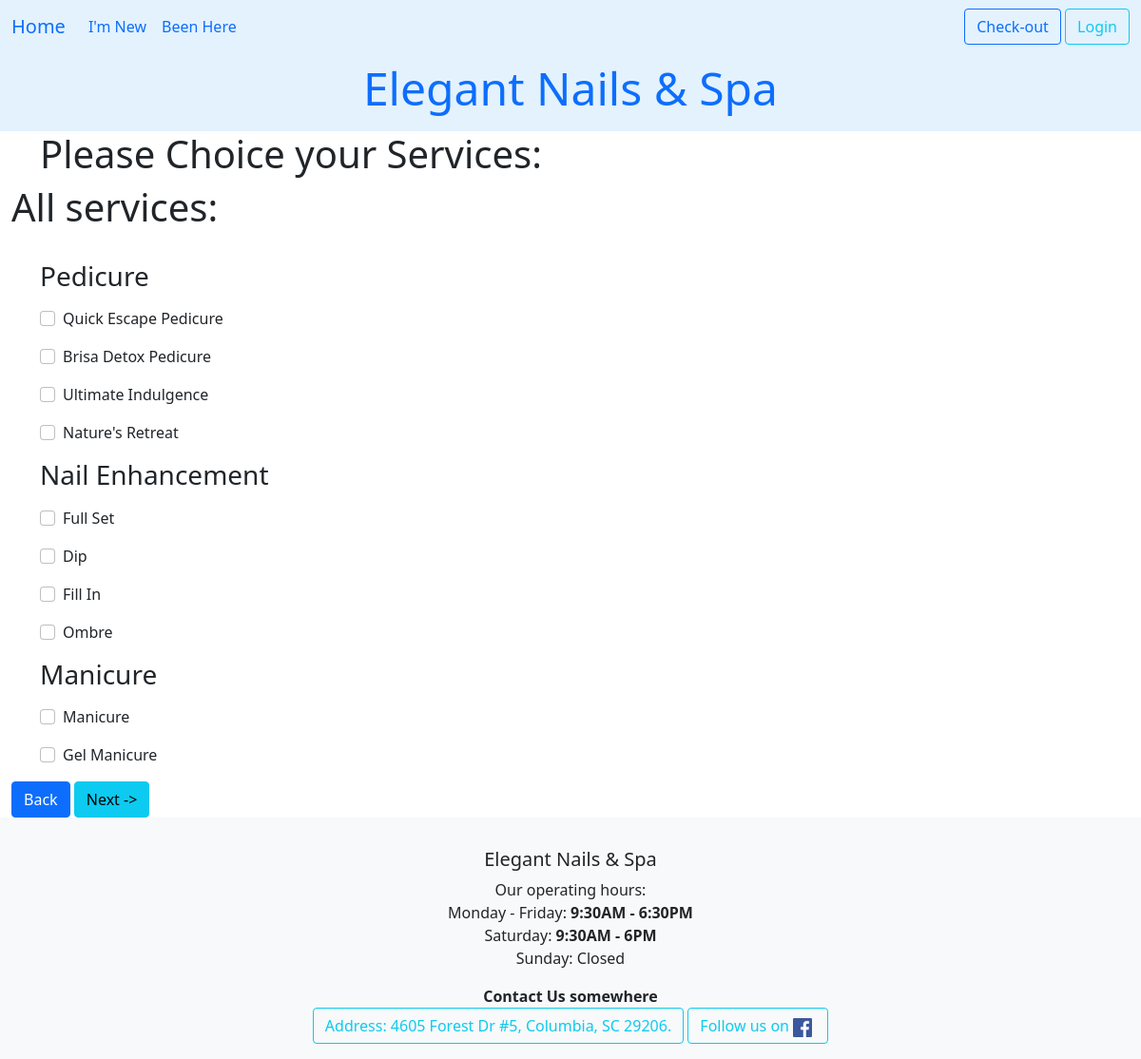
The app's page /dathen/services_choice/ with its own data.
### ledger/models.py (models this page shows, shortened)
class Service(models.Model):
    class Category(models.TextChoices):
        nail = "Nail Enhancement"
        mani = "Manicure"
        pedi = "Pedicure"
        wax = "Wax"
        yfix = "YFix"
    service = models.CharField(max_length=30)
    price = models.FloatField(validators=[MinValueValidator(0.0)])
    time_perform = models.DurationField(default=timezone.timedelta(minutes=45))
    description = models.CharField(max_length=800, null=True, blank=True)
    owner = models.ForeignKey(settings.AUTH_USER_MODEL, on_delete=models.CASCADE)
    category = models.CharField(choices=Category.choices, max_length=20, default=Category.nail, help_text="Choose one of the categories.")
    stripe_product_id = models.CharField(max_length=100, null=True, blank=True)
    def __str__(self) -> str:
        return self.service
    class Meta:
        unique_together = ('service','price')
        ordering = ['category']

### datHen/views.py (the view)
# urls.py: path('services_choice/', views.ChoiceServicesView.as_view(), name='service_choice' ),
class ChoiceServicesView(View):
    template = 'datHen/services_choice.html'
    def get(self, request):
        serviceForm = ServicesChoiceForm(request.GET)
        request.session['date'] = request.GET.get('day_comes')
        cont = {
            'form': serviceForm
        }
        return render(request, self.template, cont)

### datHen/forms.py
class ServicesChoiceForm(forms.Form):
    dichvu = forms.ModelMultipleChoiceField(queryset=service_queryset.order_by('category'),
                                              widget=forms.CheckboxSelectMultiple,
                                              label = "")

### datHen/templates/datHen/services_choice.html (shortened to what this page needs)
{% extends 'base.html' %}
{% load crispy_forms_tags %}
{% block heading %}
    <h1 class='title'>Please Choice your Services:</h1>
{% endblock heading %}
{% block content %}
    <h1>All services:</h1>
    <form action="{% url 'datHen:third_step' %}" method='get' id="ser_item">
        <div class="table-responsive">
            <div class="container mt-4">
                <h3>Pedicure</h3>
                {% for choice in form.dichvu.field.queryset %}
                    {% if choice.category == "Pedicure" %}
                    <p class="card-text">
                        <div class="form-check">
                            <label class="form-check-label">
                                <input type="checkbox" name="dichvu" value="{{ choice.id }}" class="form-check-input">
                                {{ choice | title }}
                            </label>
                        </div>
                        </p>{% endif %}
                        {% endfor %}
                        <h3>Nail Enhancement</h3>
                        {% for choice in form.dichvu.field.queryset %}
                        {% if choice.category == "Nail Enhancement" %}
                        <p class="card-text">
                            <div class="form-check">
                                <label class="form-check-label">
                                    <input type="checkbox" name="dichvu" value="{{ choice.id }}" class="form-check-input">
                                    {{ choice | title }}
                                </label>
                            </div>
                            </p>{% endif %}
                            {% endfor %}
                            <h3>Manicure</h3>
                            {% for choice in form.dichvu.field.queryset %}
                            {% if choice.category == "Manicure" %}
                        <p class="card-text">
                            <div class="form-check">
                                <label class="form-check-label">
                                    <input type="checkbox" name="dichvu" value="{{ choice.id }}" class="form-check-input">
                                    {{ choice | title }}
                                </label>
                            </div>
                            </p>
                            {% endif %}
                            {% endfor %}
            </div>
              <input type='submit' onclick="window.location='{% url "datHen:first_step" %}'; return false; " value='Back' class="btn btn-primary">
            <input type='submit' value='Next ->' class="btn btn-info" >
        </div>
    </form>
{% endblock content %}
{% block footer %}
    <strong>Contact Us somewhere</strong>
{% endblock footer %}

### records on screen
Service: service "Quick Escape Pedicure"
Service: service "Brisa Detox Pedicure"
Service: service "Ultimate Indulgence"
Service: service "Nature's Retreat"
Service: service "Full Set"
Service: service "Dip"
Service: service "Fill In"
Service: service "Ombre"
Service: service "Manicure"
Service: service "Gel Manicure"
